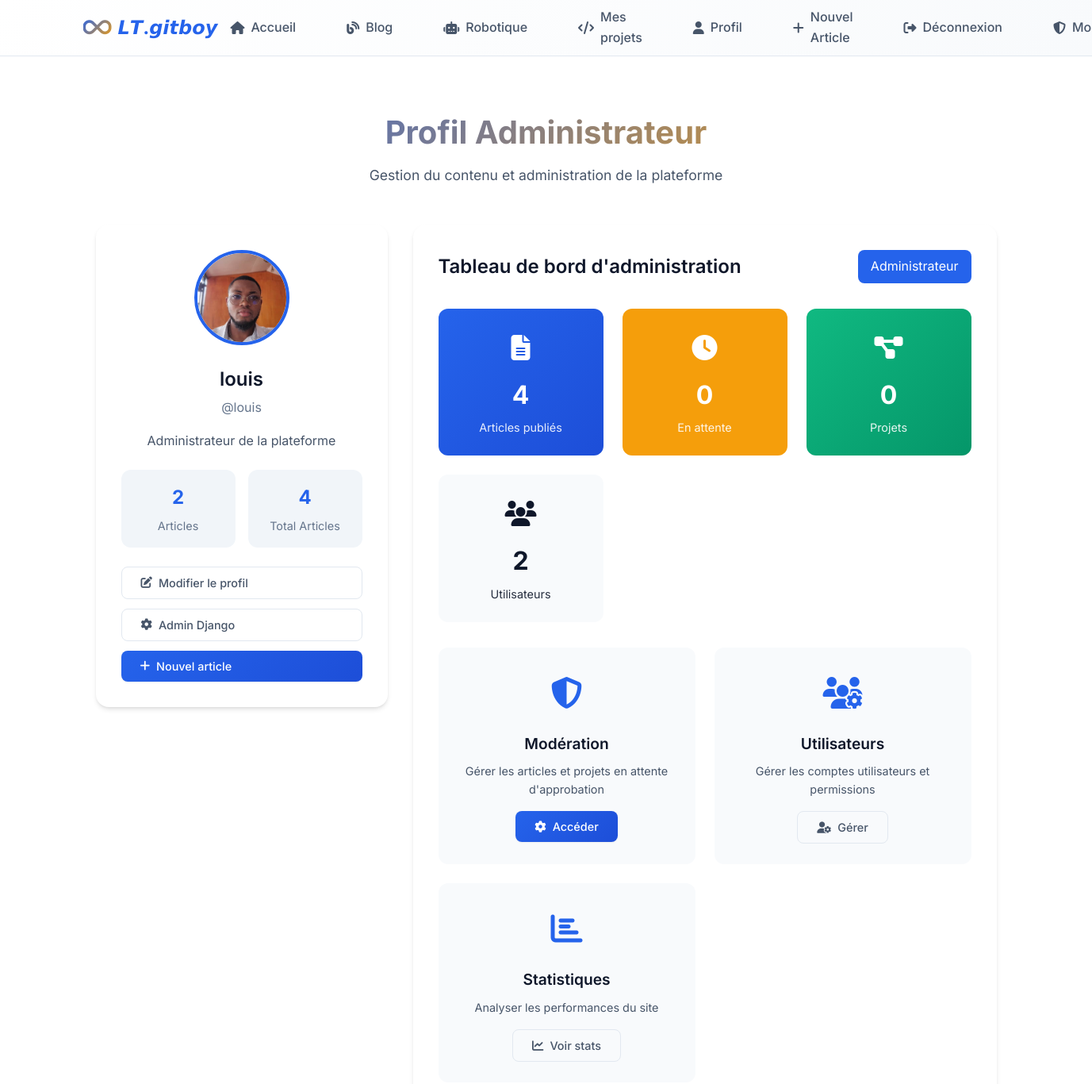
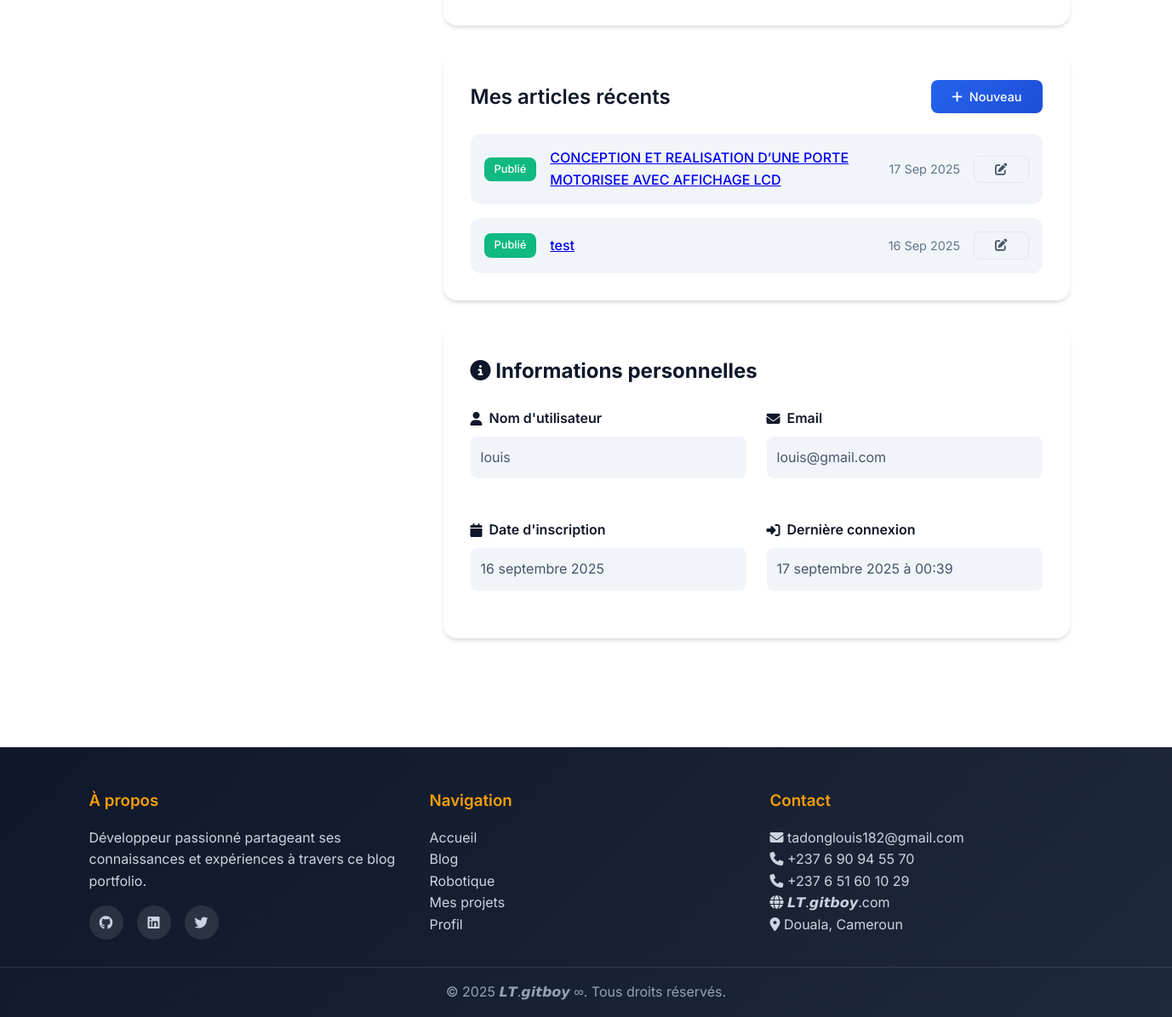
Screenshot of /admin-profile/ (signed in) with the database file from the repository (2 pictures, top to bottom).
### blogapp/models.py (models this page shows, shortened)
class UserProfile(models.Model):
    user = models.OneToOneField(User, on_delete=models.CASCADE)
    bio = models.TextField(max_length=500, blank=True, verbose_name="Biographie")
    avatar = models.ImageField(
        upload_to='avatars/',
        default='avatars/default.jpg',
        verbose_name="Photo de profil"
    )
    website = models.URLField(blank=True, verbose_name="Site web")
    github_url = models.URLField(blank=True, verbose_name="GitHub")
    linkedin_url = models.URLField(blank=True, verbose_name="LinkedIn")
    twitter_url = models.URLField(blank=True, verbose_name="Twitter")
    email_notifications = models.BooleanField(
        default=True,
        verbose_name="Notifications par email"
    )
    created_at = models.DateTimeField(auto_now_add=True)
    updated_at = models.DateTimeField(auto_now=True)
    class Meta:
        verbose_name = "Profil utilisateur"
        verbose_name_plural = "Profils utilisateurs"

class Post(models.Model):
    title = models.CharField(max_length=200, verbose_name="Titre")
    slug = models.SlugField(max_length=200, unique=True)
    author = models.ForeignKey(User, on_delete=models.CASCADE, related_name='posts')
    category = models.ForeignKey(Category, on_delete=models.CASCADE, related_name='posts')
    excerpt = models.TextField(max_length=300, verbose_name="Extrait")
    content = RichTextUploadingField(verbose_name="Contenu")
    featured_image = models.ImageField(
        upload_to='posts/images/',
        blank=True,
        null=True,
        verbose_name="Image mise en avant"
    )
    tags = TaggableManager(verbose_name="Tags")
    difficulty_level = models.CharField(
        max_length=12,
        choices=DifficultyLevel.choices,
        default=DifficultyLevel.BEGINNER,
        verbose_name="Niveau de difficulté"
    )
    submitted_by = models.ForeignKey(
        User,
        on_delete=models.CASCADE,
        related_name='submitted_posts',
        null=True,
        blank=True
    )
    status = models.CharField(
        max_length=10,
        choices=PostStatus.choices,
        default=PostStatus.DRAFT,
        verbose_name="Statut"
    )
    views_count = models.PositiveIntegerField(default=0, verbose_name="Vues")
    reading_time = models.PositiveIntegerField(default=5, verbose_name="Temps de lecture (min)")
    version = models.PositiveIntegerField(default=1, verbose_name="Version")
    previous_version = models.ForeignKey(
        'self',
        on_delete=models.SET_NULL,
        null=True,
        blank=True,
        verbose_name="Version précédente"
    )
    created_at = models.DateTimeField(auto_now_add=True, verbose_name="Créé le")
    updated_at = models.DateTimeField(auto_now=True, verbose_name="Modifié le")
    published_at = models.DateTimeField(null=True, blank=True, verbose_name="Publié le")
    class Meta:
        verbose_name = "Article"
        verbose_name_plural = "Articles"
        ordering = ['-created_at']

### blogapp/views.py (the view)
# urls.py: path('admin-profile/', views.admin_profile, name='admin_profile'),
@user_passes_test(is_admin)
@login_required
def admin_profile(request):
    user_profile, created = UserProfile.objects.get_or_create(user=request.user)
    user_posts = Post.objects.filter(author=request.user).order_by('-created_at')
    stats = {
        'total_posts': Post.objects.filter(status=PostStatus.PUBLISHED).count(),
        'total_projects': Project.objects.filter(is_approved=True).count(),
        'total_categories': Category.objects.count(),
    }
    pending_posts_count = Post.objects.filter(status=PostStatus.PENDING).count()
    total_users = User.objects.count()
    context = {
        'user_profile': user_profile,
        'user_posts': user_posts,
        'stats': stats,
        'pending_posts_count': pending_posts_count,
        'total_users': total_users,
    }
    return render(request, 'blogapp/admin_profile.html', context)

### blogapp/views.py (called while the page is built)
def is_admin(user):
    return user.is_staff or user.is_superuser

### blogapp/templates/blogapp/admin_profile.html (shortened to what this page needs)
{% extends 'base.html' %}
{% load static %}
{% block content %}
<div class="admin-profile-container">
    <div class="profile-header">
        <h1 class="profile-title">Profil Administrateur</h1>
        <p class="profile-subtitle">Gestion du contenu et administration de la plateforme</p>
    </div>
    <div class="profile-content">
        <div class="profile-sidebar">
            <div class="profile-avatar">
                {% if user_profile.avatar %}
                    <img src="{{ user_profile.avatar.url }}" alt="Avatar" class="avatar-image">
                {% else %}
                    <div class="avatar-placeholder">
                        <i class="fas fa-user"></i>
                    </div>
                {% endif %}
                <h2 class="user-name">{{ user.get_full_name|default:user.username }}</h2>
                <p class="user-username">@{{ user.username }}</p>
                {% if user_profile.bio %}
                    <p class="user-bio">{{ user_profile.bio }}</p>
                {% else %}
                    <p class="user-bio">Administrateur de la plateforme</p>
                {% endif %}
            </div>
            <div class="profile-stats">
                <div class="stat-item">
                    <div class="stat-number">{{ user_posts.count }}</div>
                    <div class="stat-label">Articles</div>
                </div>
                <div class="stat-item">
                    <div class="stat-number">{{ stats.total_posts }}</div>
                    <div class="stat-label">Total Articles</div>
                </div>
            </div>
            <div class="profile-actions">
                <a href="{% url 'edit_profile' %}" class="btn btn-outline">
                    <i class="fas fa-edit"></i> Modifier le profil
                </a>
                <a href="/admin/" class="btn btn-outline">
                    <i class="fas fa-cog"></i> Admin Django
                </a>
                <a href="{% url 'create_post' %}" class="btn btn-primary">
                    <i class="fas fa-plus"></i> Nouvel article
                </a>
            </div>
        </div>
        <div class="profile-main">
            <div class="admin-dashboard">
                <div class="dashboard-header">
                    <h2 class="dashboard-title">Tableau de bord d'administration</h2>
                    <span class="badge" style="background: var(--primary-color); color: white; padding: 0.5rem 1rem; border-radius: var(--radius-md);">
                        Administrateur
                    </span>
                </div>
                <div class="dashboard-stats">
                    <div class="dashboard-stat primary">
                        <div class="stat-icon"><i class="fas fa-file-alt"></i></div>
                        <div class="stat-value">{{ stats.total_posts }}</div>
                        <div class="stat-description">Articles publiés</div>
                    </div>
                    <div class="dashboard-stat warning">
                        <div class="stat-icon"><i class="fas fa-clock"></i></div>
                        <div class="stat-value">{{ pending_posts_count }}</div>
                        <div class="stat-description">En attente</div>
                    </div>
                    <div class="dashboard-stat success">
                        <div class="stat-icon"><i class="fas fa-project-diagram"></i></div>
                        <div class="stat-value">{{ stats.total_projects }}</div>
                        <div class="stat-description">Projets</div>
                    </div>
                    <div class="dashboard-stat">
                        <div class="stat-icon"><i class="fas fa-users"></i></div>
                        <div class="stat-value">{{ total_users }}</div>
                        <div class="stat-description">Utilisateurs</div>
                    </div>
                </div>
                <div class="admin-actions">
                    <div class="admin-card">
                        <div class="admin-card-icon">
                            <i class="fas fa-shield-alt"></i>
                        </div>
                        <h3 class="admin-card-title">Modération</h3>
                        <p class="admin-card-description">Gérer les articles et projets en attente d'approbation</p>
                        <a href="{% url 'moderation_dashboard' %}" class="btn btn-primary">
                            <i class="fas fa-cog"></i> Accéder
                        </a>
                    </div>
                    <div class="admin-card">
                        <div class="admin-card-icon">
                            <i class="fas fa-users-cog"></i>
                        </div>
                        <h3 class="admin-card-title">Utilisateurs</h3>
                        <p class="admin-card-description">Gérer les comptes utilisateurs et permissions</p>
                        <a href="/admin/auth/user/" class="btn btn-outline">
                            <i class="fas fa-user-cog"></i> Gérer
                        </a>
                    </div>
                    <div class="admin-card">
                        <div class="admin-card-icon">
                            <i class="fas fa-chart-bar"></i>
                        </div>
                        <h3 class="admin-card-title">Statistiques</h3>
                        <p class="admin-card-description">Analyser les performances du site</p>
                        <a href="/admin/" class="btn btn-outline">
                            <i class="fas fa-chart-line"></i> Voir stats
                        </a>
                    </div>
                </div>
            </div>
            <div class="user-posts">
                <div class="posts-header">
                    <h2 class="posts-title">Mes articles récents</h2>
                    <a href="{% url 'create_post' %}" class="btn btn-primary btn-sm">
                        <i class="fas fa-plus"></i> Nouveau
                    </a>
                </div>
                <div class="posts-list">
                    {% for post in user_posts|slice:":5" %}
                    <div class="post-item">
                        <span class="post-status status-{{ post.status }}">
                            {{ post.get_status_display }}
                        </span>
                        <span class="post-title">
                            <a href="{% url 'post_detail' post.slug %}">{{ post.title }}</a>
                        </span>
                        <span class="post-date">{{ post.created_at|date:"d M Y" }}</span>
                        <div class="post-actions">
                            <a href="{% url 'edit_post' post.slug %}" class="btn btn-outline btn-sm">
                                <i class="fas fa-edit"></i>
                            </a>
                        </div>
                    </div>
                    {% empty %}
                    <p style="text-align: center; color: var(--text-muted); padding: 2rem;">
                        <i class="fas fa-file-alt" style="font-size: 2rem; margin-bottom: 1rem; display: block;"></i>
                        Aucun article pour le moment
                    </p>
                    {% endfor %}
                </div>
            </div>
            <div class="user-info">
                <h2 style="font-size: 1.5rem; margin-bottom: 1.5rem; color: var(--text-primary);">
                    <i class="fas fa-info-circle"></i> Informations personnelles
                </h2>
                <div class="info-grid">
                    <div class="info-group">
                        <div class="info-label">
                            <i class="fas fa-user"></i>
                            Nom d'utilisateur
                        </div>
                        <div class="info-value">{{ user.username }}</div>
                    </div>
                    <div class="info-group">
                        <div class="info-label">
                            <i class="fas fa-envelope"></i>
                            Email
                        </div>
                        <div class="info-value">{{ user.email }}</div>
                    </div>
                    <div class="info-group">
                        <div class="info-label">
                            <i class="fas fa-calendar"></i>
                            Date d'inscription
                        </div>
                        <div class="info-value">{{ user.date_joined|date:"d F Y" }}</div>
                    </div>
                    <div class="info-group">
                        <div class="info-label">
                            <i class="fas fa-sign-in-alt"></i>
                            Dernière connexion
                        </div>
                        <div class="info-value">
                            {% if user.last_login %}
                                {{ user.last_login|date:"d F Y à H:i" }}
                            {% else %}
                                Jamais connecté
                            {% endif %}
                        </div>
                    </div>
                </div>
            </div>
        </div>
    </div>
</div>
{% endblock %}

### templates/base.html (style rules this page uses)
:root { --primary-color: #2563eb; --primary-dark: #1d4ed8; --secondary-color: #64748b; --accent-color: #f59e0b; --success-color: #10b981; --error-color: #ef4444; --warning-color: #f59e0b; --bg-primary: #ffffff; --bg-secondary: #f8fafc; --bg-tertiary: #f1f5f9; --text-primary: #0f172a; --text-secondary: #475569; --text-muted: #64748b; --border-color: #e2e8f0; --border-light: #f1f5f9; --shadow-sm: 0 1px 2px 0 rgb(0 0 0 / 0.05); --shadow-md: 0 4px 6px -1px rgb(0 0 0 / 0.1), 0 2px 4px -2px rgb(0 0 0 / 0.1); --shadow-lg: 0 10px 15px -3px rgb(0 0 0 / 0.1), 0 4px 6px -4px rgb(0 0 0 / 0.1); --shadow-xl: 0 20px 25px -5px rgb(0 0 0 / 0.1), 0 8px 10px -6px rgb(0 0 0 / 0.1); --radius-sm: 0.375rem; --radius-md: 0.5rem; --radius-lg: 0.75rem; --radius-xl: 1rem; --transition: all 0.3s cubic-bezier(0.4, 0, 0.2, 1); }
* { margin: 0; padding: 0; box-sizing: border-box; }
body { font-family: 'Inter', sans-serif; line-height: 1.6; color: var(--text-primary); background-color: var(--bg-primary); font-size: 16px; }
.btn { padding: 0.5rem 1.5rem; border: none; border-radius: var(--radius-md); font-weight: 500; text-decoration: none; display: inline-flex; align-items: center; gap: 0.5rem; cursor: pointer; transition: var(--transition); font-size: 0.9rem; }
.btn-primary { background: linear-gradient(135deg, var(--primary-color), var(--primary-dark)); color: white; box-shadow: var(--shadow-sm); }
.btn-outline { background: transparent; border: 1px solid var(--border-color); color: var(--text-secondary); }

### rows the page displays
UserProfile: avatar (picture)
Post: status "Publié", title "CONCEPTION ET REALISATION D’UNE PORTE MOTORISEE AVEC AFFICHAGE LCD", created_at "17 Sep 2025"
Post: status "Publié", title "test", created_at "16 Sep 2025"

### other values shown
{{ user.get_full_name|default:user.username }} "louis"
{{ user.username }} "louis"
{{ user_posts.count }} "2"
{{ stats.total_posts }} "4"
{{ pending_posts_count }} "0"
{{ stats.total_projects }} "0"
{{ total_users }} "2"
{{ user.email }} "louis@gmail.com"
{{ user.date_joined|date:"d F Y" }} "16 septembre 2025"
{{ user.last_login|date:"d F Y à H:i" }} "17 septembre 2025 à 00:39"
